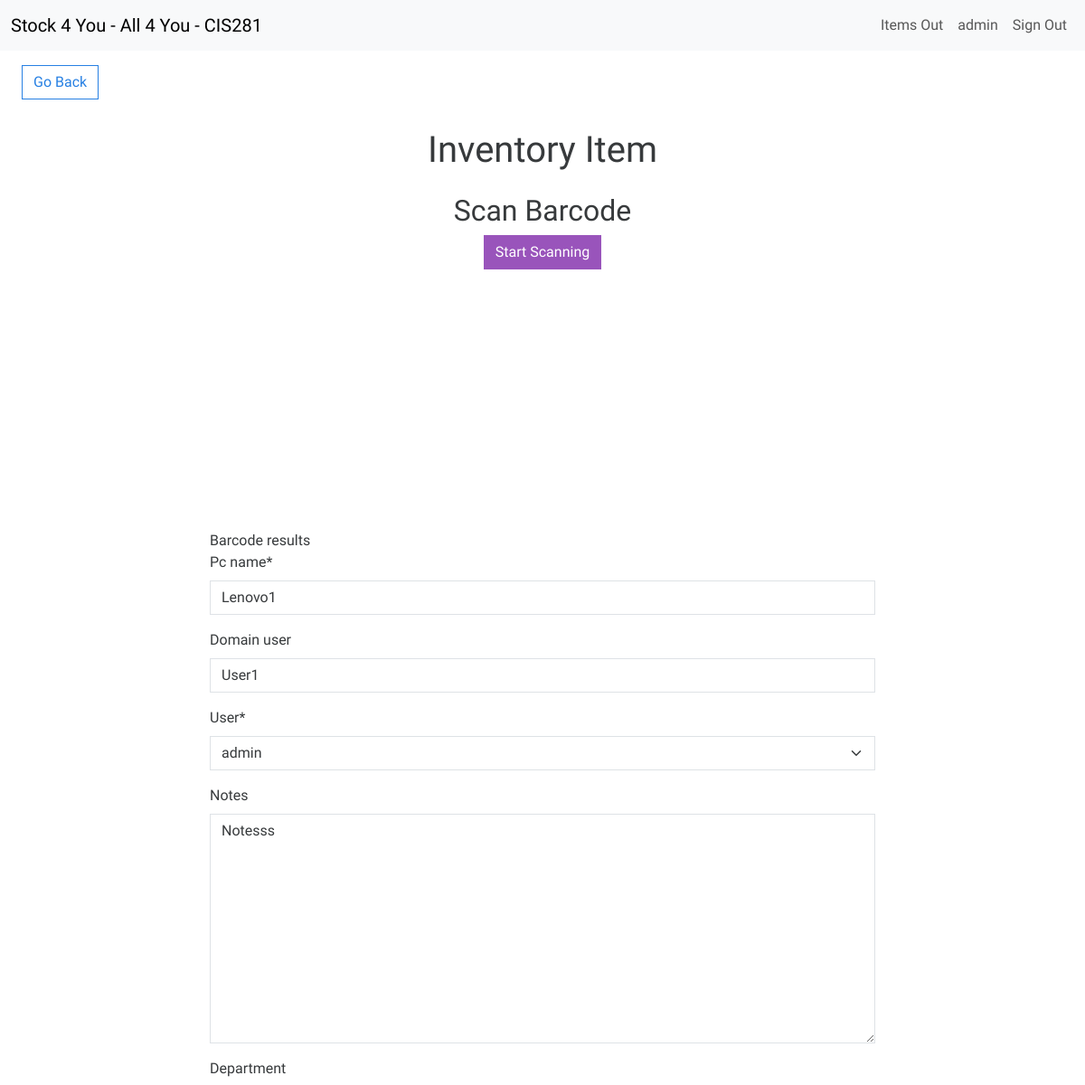
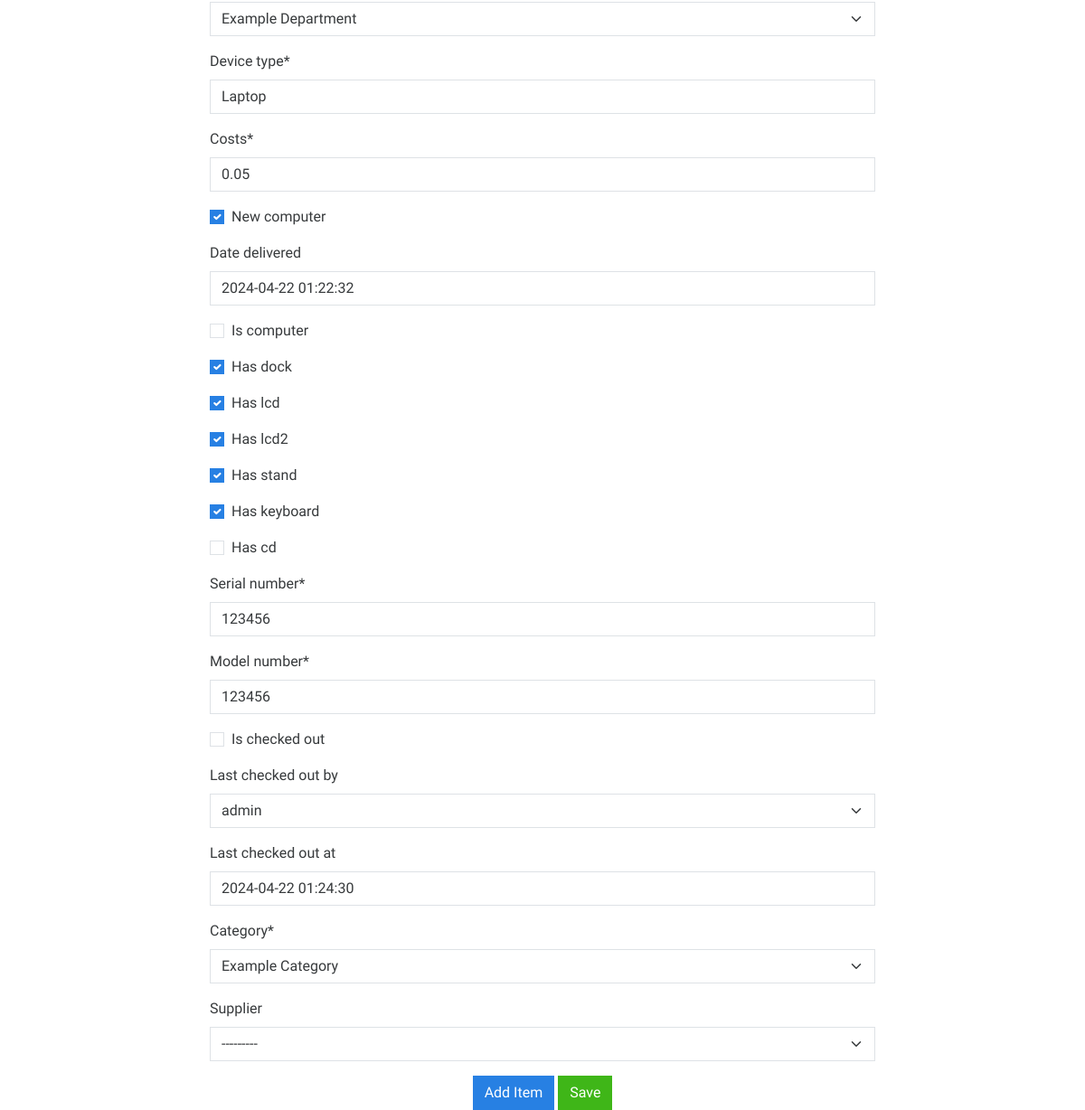
The app's page /edit-item/1/ (signed in) with its own data (2 pictures, top to bottom).
### inventory/models.py (models this page shows, shortened)
class InventoryItem(models.Model):
    pc_name = models.CharField(max_length=255)
    domain_user = models.CharField(max_length=200, blank=True, null=True)
    user = models.ForeignKey(User, on_delete=models.CASCADE)
    notes = models.TextField(blank=True, default='')
    barcode = models.CharField(max_length=100, null=True, blank=True)
    department = models.ForeignKey(Department, on_delete=models.SET_NULL, null=True, blank=True)
    device_type = models.CharField(max_length=50, default='Laptop')
    category = models.ForeignKey(Category, on_delete=models.CASCADE, null=True)
    costs = models.DecimalField(max_digits=8, decimal_places=2, default=0.00)
    new_computer = models.BooleanField(default=False)
    date_delivered = models.DateTimeField(blank=True, null=True, default=timezone.now)
    is_computer = models.BooleanField(default=False)  # True for computer, False for laptop
    has_dock = models.BooleanField(default=False)
    has_lcd = models.BooleanField(default=False)
    has_lcd2 = models.BooleanField(default=False)
    has_stand = models.BooleanField(default=False)
    has_keyboard = models.BooleanField(default=False)
    has_cd = models.BooleanField(default=False)
    serial_number = models.CharField(max_length=200)
    model_number = models.CharField(max_length=200)
    supplier = models.ForeignKey(Supplier, on_delete=models.SET_NULL, null=True)
    is_checked_out = models.BooleanField(default=False)
    last_checked_out_by = models.ForeignKey(User, related_name='last_checked_out_items', on_delete=models.SET_NULL, null=True, blank=True)
    last_checked_out_at = models.DateTimeField(null=True, blank=True)
    class Meta:
        permissions = [
            ("can_checkout_items", "Can check out items"),
        ]

class Department(models.Model):
    department = models.CharField(max_length=200, blank=True, null=True)
    class Meta:
        verbose_name = 'department'
        verbose_name_plural = 'departments'
    def __str__(self):
        return self.department

### inventory/views.py (the view)
# urls.py: path('edit-item/<int:pk>/', EditItem.as_view(), name='edit-item'),  # Edit an existing item
class EditItem(LoginRequiredMixin, UpdateView):
	model = InventoryItem
	form_class = InventoryItemForm
	template_name = 'inventory/item_form.html'
	success_url = reverse_lazy('dashboard')

### inventory/forms.py
class InventoryItemForm(forms.ModelForm):
    category = forms.ModelChoiceField(queryset=Category.objects.all(), initial=0)
    department = forms.ModelChoiceField(queryset=Department.objects.all(), required=False)
    supplier = forms.ModelChoiceField(queryset=Supplier.objects.all(), required=False)
    class Meta:
        model = InventoryItem
        fields = ['pc_name', 'domain_user', 'user', 'notes', 'department', 'device_type', 'costs', 'new_computer', 'date_delivered', 'is_computer', 'has_dock', 'has_lcd', 'has_lcd2', 'has_stand', 'has_keyboard', 'has_cd', 'serial_number', 'model_number', 'is_checked_out', 'last_checked_out_by', 'last_checked_out_at']

### inventory/models.py (called while the page is built)
    def __str__(self):
        return self.name

    def __str__(self):
        return self.name

### inventory/templates/inventory/item_form.html (shortened to what this page needs)
{% extends 'inventory/base.html' %}
{% load crispy_forms_tags %}
{% load static %}
{% block content %}
<a href="{% url 'dashboard' %}" class="btn btn-outline-primary my-3 mx-4">Go Back</a>
<div class="container mt-3">
    <div class="text-center mb-4">
        <h1>Inventory Item</h1>
    </div>
    <div class="row justify-content-center">
        <div class="col-12 text-center">
            <h2>Scan Barcode</h2>
            <button id="startScan" class="btn btn-info">Start Scanning</button>
            <div id="scanner-container" style="width: 100%; width: 640; height: 280px;"></div>
        </div>
    </div>
    <div class="row justify-content-center">
        <div class="col-md-8">
            <div id="input-box-section">
                <div id="barcodeResult" class="mt-2">Barcode results</div>
                <form method="POST" id="itemForm">
                    {{ form|crispy }}
                    <div class="mt-3 text-center">
                        <button type="submit" name="action" value="add" class="btn btn-primary">Add Item</button>
                        <button type="submit" name="action" value="save" class="btn btn-success">Save</button>
                    </div>
                </form>
            </div>
        </div>
    </div>
</div>
{% endblock content %}

### inventory/templates/inventory/navagation.html (shortened to what this page needs)
<nav class="navbar navbar-expand-lg bg-light">
    <div class="container-fluid">
        <a class="navbar-brand" href="{% url 'index' %}">Stock 4 You - All 4 You - CIS281</a>
        <div class="collapse navbar-collapse justify-content-end" id="navbarNav">
            <ul class="navbar-nav">
                {% if user.is_authenticated %}
                    <li class="nav-item">
                        <a class="btn btn-link nav-link" style="border: none; background: none;" href="{% url 'checked-out-items' %}">Items Out</a>
                    </li>
                    <li class="nav-item">
                        <a class="nav-link" href="#">{{ user.username }}</a>
                    </li>
                    <li class="nav-item">
                        <form action="{% url 'logout' %}" method="post" style="display: inline;">
                            <button type="submit" class="btn btn-link nav-link" style="border: none; background: none;">Sign Out</button>
                        </form>
                    </li>
                {% endif %}
            </ul>
        </div>
    </div>
</nav>

### records on screen
InventoryItem: pc_name "Lenovo1", domain_user "User1", user "admin", notes "Notesss", device_type "Laptop", costs "0.05", new_computer "☑", date_delivered "2024-04-22 01:22:32", has_dock "☑", has_lcd "☑", has_lcd2 "☑", has_stand "☑", has_keyboard "☑", serial_number "123456", model_number "123456", last_checked_out_by "admin", last_checked_out_at "2024-04-22 01:24:30", category "Example Category", supplier "---------"
Department: department "Example Department"

### other values on screen
{{ user.username }} "admin"
